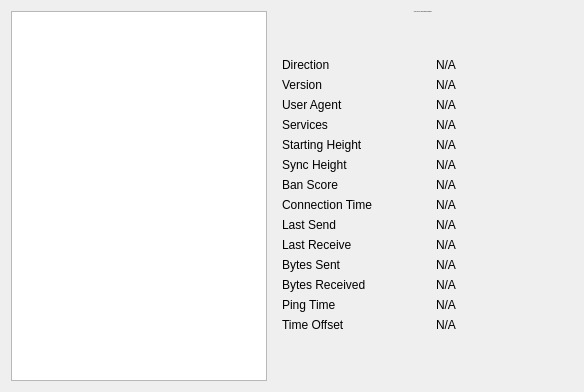
     <widget class="QWidget" name="tab_peers">
      <attribute name="title">
       <string>&amp;Peers</string>
      </attribute>
      <layout class="QGridLayout" name="gridLayout_2">
       <item row="0" column="0" rowspan="2">
        <widget class="QTableView" name="peerWidget">
         <property name="horizontalScrollBarPolicy">
          <enum>Qt::ScrollBarAsNeeded</enum>
         </property>
         <property name="sortingEnabled">
          <bool>true</bool>
         </property>
         <attribute name="horizontalHeaderHighlightSections">
          <bool>false</bool>
         </attribute>
        </widget>
       </item>
       <item row="0" column="1">
        <widget class="QLabel" name="peerHeading">
         <property name="sizePolicy">
          <sizepolicy hsizetype="Preferred" vsizetype="Minimum">
           <horstretch>0</horstretch>
           <verstretch>0</verstretch>
          </sizepolicy>
         </property>
         <property name="minimumSize">
          <size>
           <width>300</width>
           <height>32</height>
          </size>
         </property>
         <property name="font">
          <font>
           <pointsize>-1</pointsize>
          </font>
         </property>
         <property name="cursor">
          <cursorShape>IBeamCursor</cursorShape>
         </property>
         <property name="text">
          <string>Select a peer to view detailed information.</string>
         </property>
         <property name="alignment">
          <set>Qt::AlignHCenter|Qt::AlignTop</set>
         </property>
         <property name="wordWrap">
          <bool>true</bool>
         </property>
         <property name="textInteractionFlags">
          <set>Qt::LinksAccessibleByMouse|Qt::TextSelectableByKeyboard|Qt::TextSelectableByMouse</set>
         </property>
        </widget>
       </item>
       <item row="1" column="1">
        <widget class="QWidget" name="detailWidget" native="true">
         <property name="minimumSize">
          <size>
           <width>300</width>
           <height>0</height>
          </size>
         </property>
         <layout class="QGridLayout" name="gridLayout_3">
          <item row="0" column="0">
           <widget class="QLabel" name="label_23">
            <property name="text">
             <string>Direction</string>
            </property>
           </widget>
          </item>
          <item row="0" column="2">
           <widget class="QLabel" name="peerDirection">
            <property name="cursor">
             <cursorShape>IBeamCursor</cursorShape>
            </property>
            <property name="text">
             <string>N/A</string>
            </property>
            <property name="textFormat">
             <enum>Qt::PlainText</enum>
            </property>
            <property name="textInteractionFlags">
             <set>Qt::LinksAccessibleByMouse|Qt::TextSelectableByKeyboard|Qt::TextSelectableByMouse</set>
            </property>
           </widget>
          </item>
          <item row="1" column="0">
           <widget class="QLabel" name="label_21">
            <property name="text">
             <string>Version</string>
            </property>
           </widget>
          </item>
          <item row="1" column="2">
           <widget class="QLabel" name="peerVersion">
            <property name="cursor">
             <cursorShape>IBeamCursor</cursorShape>
            </property>
            <property name="text">
             <string>N/A</string>
            </property>
            <property name="textFormat">
             <enum>Qt::PlainText</enum>
            </property>
            <property name="textInteractionFlags">
             <set>Qt::LinksAccessibleByMouse|Qt::TextSelectableByKeyboard|Qt::TextSelectableByMouse</set>
            </property>
           </widget>
          </item>
          <item row="2" column="0">
           <widget class="QLabel" name="label_28">
            <property name="text">
             <string>User Agent</string>
            </property>
           </widget>
          </item>
          <item row="2" column="2">
           <widget class="QLabel" name="peerSubversion">
            <property name="cursor">
             <cursorShape>IBeamCursor</cursorShape>
            </property>
            <property name="text">
             <string>N/A</string>
            </property>
            <property name="textFormat">
             <enum>Qt::PlainText</enum>
            </property>
            <property name="textInteractionFlags">
             <set>Qt::LinksAccessibleByMouse|Qt::TextSelectableByKeyboard|Qt::TextSelectableByMouse</set>
            </property>
           </widget>
          </item>
          <item row="3" column="0">
           <widget class="QLabel" name="label_4">
            <property name="text">
             <string>Services</string>
            </property>
           </widget>
          </item>
          <item row="3" column="2">
           <widget class="QLabel" name="peerServices">
            <property name="cursor">
             <cursorShape>IBeamCursor</cursorShape>
            </property>
            <property name="text">
             <string>N/A</string>
            </property>
            <property name="textFormat">
             <enum>Qt::PlainText</enum>
            </property>
            <property name="textInteractionFlags">
             <set>Qt::LinksAccessibleByMouse|Qt::TextSelectableByKeyboard|Qt::TextSelectableByMouse</set>
            </property>
           </widget>
          </item>
          <item row="5" column="0">
           <widget class="QLabel" name="label_29">
            <property name="text">
             <string>Starting Height</string>
            </property>
           </widget>
          </item>
          <item row="5" column="2">
           <widget class="QLabel" name="peerHeight">
            <property name="cursor">
             <cursorShape>IBeamCursor</cursorShape>
            </property>
            <property name="text">
             <string>N/A</string>
            </property>
            <property name="textFormat">
             <enum>Qt::PlainText</enum>
            </property>
            <property name="textInteractionFlags">
             <set>Qt::LinksAccessibleByMouse|Qt::TextSelectableByKeyboard|Qt::TextSelectableByMouse</set>
            </property>
           </widget>
          </item>
          <item row="6" column="0">
           <widget class="QLabel" name="label_27">
            <property name="text">
             <string>Sync Height</string>
            </property>
           </widget>
          </item>
          <item row="6" column="2">
           <widget class="QLabel" name="peerSyncHeight">
            <property name="cursor">
             <cursorShape>IBeamCursor</cursorShape>
            </property>
            <property name="text">
             <string>N/A</string>
            </property>
            <property name="textFormat">
             <enum>Qt::PlainText</enum>
            </property>
            <property name="textInteractionFlags">
             <set>Qt::LinksAccessibleByMouse|Qt::TextSelectableByKeyboard|Qt::TextSelectableByMouse</set>
            </property>
           </widget>
          </item>
          <item row="7" column="0">
           <widget class="QLabel" name="label_24">
            <property name="text">
             <string>Ban Score</string>
            </property>
           </widget>
          </item>
          <item row="7" column="2">
           <widget class="QLabel" name="peerBanScore">
            <property name="cursor">
             <cursorShape>IBeamCursor</cursorShape>
            </property>
            <property name="text">
             <string>N/A</string>
            </property>
            <property name="textFormat">
             <enum>Qt::PlainText</enum>
            </property>
            <property name="textInteractionFlags">
             <set>Qt::LinksAccessibleByMouse|Qt::TextSelectableByKeyboard|Qt::TextSelectableByMouse</set>
            </property>
           </widget>
          </item>
          <item row="8" column="0">
           <widget class="QLabel" name="label_22">
            <property name="text">
             <string>Connection Time</string>
            </property>
           </widget>
          </item>
          <item row="8" column="2">
           <widget class="QLabel" name="peerConnTime">
            <property name="cursor">
             <cursorShape>IBeamCursor</cursorShape>
            </property>
            <property name="text">
             <string>N/A</string>
            </property>
            <property name="textFormat">
             <enum>Qt::PlainText</enum>
            </property>
            <property name="textInteractionFlags">
             <set>Qt::LinksAccessibleByMouse|Qt::TextSelectableByKeyboard|Qt::TextSelectableByMouse</set>
            </property>
           </widget>
          </item>
          <item row="9" column="0">
           <widget class="QLabel" name="label_15">
            <property name="text">
             <string>Last Send</string>
            </property>
           </widget>
          </item>
          <item row="9" column="2">
           <widget class="QLabel" name="peerLastSend">
            <property name="cursor">
             <cursorShape>IBeamCursor</cursorShape>
            </property>
            <property name="text">
             <string>N/A</string>
            </property>
            <property name="textFormat">
             <enum>Qt::PlainText</enum>
            </property>
            <property name="textInteractionFlags">
             <set>Qt::LinksAccessibleByMouse|Qt::TextSelectableByKeyboard|Qt::TextSelectableByMouse</set>
            </property>
           </widget>
          </item>
          <item row="10" column="0">
           <widget class="QLabel" name="label_19">
            <property name="text">
             <string>Last Receive</string>
            </property>
           </widget>
          </item>
          <item row="10" column="2">
           <widget class="QLabel" name="peerLastRecv">
            <property name="cursor">
             <cursorShape>IBeamCursor</cursorShape>
            </property>
            <property name="text">
             <string>N/A</string>
            </property>
            <property name="textFormat">
             <enum>Qt::PlainText</enum>
            </property>
            <property name="textInteractionFlags">
             <set>Qt::LinksAccessibleByMouse|Qt::TextSelectableByKeyboard|Qt::TextSelectableByMouse</set>
            </property>
           </widget>
          </item>
          <item row="11" column="0">
           <widget class="QLabel" name="label_18">
            <property name="text">
             <string>Bytes Sent</string>
            </property>
           </widget>
          </item>
          <item row="11" column="2">
           <widget class="QLabel" name="peerBytesSent">
            <property name="cursor">
             <cursorShape>IBeamCursor</cursorShape>
            </property>
            <property name="text">
             <string>N/A</string>
            </property>
            <property name="textFormat">
             <enum>Qt::PlainText</enum>
            </property>
            <property name="textInteractionFlags">
             <set>Qt::LinksAccessibleByMouse|Qt::TextSelectableByKeyboard|Qt::TextSelectableByMouse</set>
            </property>
           </widget>
          </item>
          <item row="12" column="0">
           <widget class="QLabel" name="label_20">
            <property name="text">
             <string>Bytes Received</string>
            </property>
           </widget>
          </item>
          <item row="12" column="2">
           <widget class="QLabel" name="peerBytesRecv">
            <property name="cursor">
             <cursorShape>IBeamCursor</cursorShape>
            </property>
            <property name="text">
             <string>N/A</string>
            </property>
            <property name="textFormat">
             <enum>Qt::PlainText</enum>
            </property>
            <property name="textInteractionFlags">
             <set>Qt::LinksAccessibleByMouse|Qt::TextSelectableByKeyboard|Qt::TextSelectableByMouse</set>
            </property>
           </widget>
          </item>
          <item row="13" column="0">
           <widget class="QLabel" name="label_26">
            <property name="text">
             <string>Ping Time</string>
            </property>
           </widget>
          </item>
          <item row="13" column="2">
           <widget class="QLabel" name="peerPingTime">
            <property name="cursor">
             <cursorShape>IBeamCursor</cursorShape>
            </property>
            <property name="text">
             <string>N/A</string>
            </property>
            <property name="textFormat">
             <enum>Qt::PlainText</enum>
            </property>
            <property name="textInteractionFlags">
             <set>Qt::LinksAccessibleByMouse|Qt::TextSelectableByKeyboard|Qt::TextSelectableByMouse</set>
            </property>
           </widget>
          </item>
          <item row="14" column="0">
           <widget class="QLabel" name="label_timeoffset">
            <property name="text">
             <string>Time Offset</string>
            </property>
           </widget>
          </item>
          <item row="14" column="2">
           <widget class="QLabel" name="timeoffset">
            <property name="cursor">
             <cursorShape>IBeamCursor</cursorShape>
            </property>
            <property name="text">
             <string>N/A</string>
            </property>
            <property name="textFormat">
             <enum>Qt::PlainText</enum>
            </property>
            <property name="textInteractionFlags">
             <set>Qt::LinksAccessibleByMouse|Qt::TextSelectableByKeyboard|Qt::TextSelectableByMouse</set>
            </property>
           </widget>
          </item>
          <item row="15" column="1">
           <spacer name="verticalSpacer_3">
            <property name="orientation">
             <enum>Qt::Vertical</enum>
            </property>
            <property name="sizeHint" stdset="0">
             <size>
              <width>20</width>
              <height>40</height>
             </size>
            </property>
           </spacer>
          </item>
         </layout>
        </widget>
       </item>
      </layout>
     </widget>
